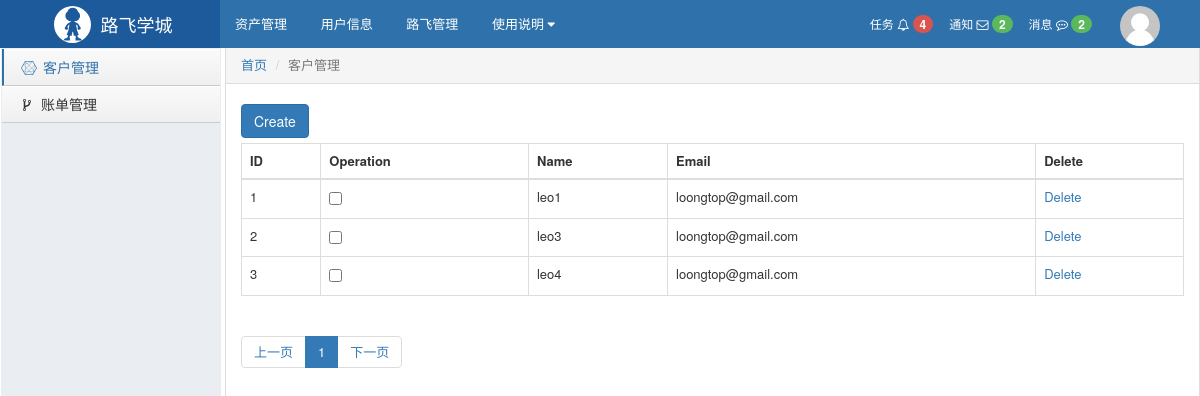
The app's page /shop/userinfo/read/ with its own data.
### shop/models.py (models this page shows, shortened)
class UserInfo(models.Model):
    name = models.CharField(verbose_name='Name', max_length=32)
    gender_choices = (
        (1, 'mail'),
        (2, 'female'),
    )
    gender = models.IntegerField(verbose_name='Gender', choices=gender_choices, default=1)
    classes_choice = (
        (11, 'full stack Phase 1'),
        (12, 'full stack Phase 2'),
        (11, 'full stack Phase 3'),
    )
    classes = models.IntegerField(verbose_name='Class', choices=classes_choice, default=11)
    age = models.CharField(verbose_name='Age', max_length=32)
    email = models.CharField(verbose_name='Email', max_length=32)
    depart = models.ForeignKey(verbose_name='Department', to='Department', on_delete=models.CASCADE)

### crud/factory/products/read.py (the view)
    def read(self, request):
        objects = self.model_class.objects.all()
        cnt = objects.count()
        params = request.GET.copy()
        params._mutable = True
        pager = Pagination(
            current_page=request.GET.get('page'),
            all_count=cnt,
            base_url=request.path_info,
            query_params=params,
            per_page=self.per_page_count,
        )
        data_list = objects[pager.start: pager.end]
        data_pack = DataPack(self, data_list, pager, )
        create_btn = self.get_create_btn()
        return render(request, 'crud/changelist.html', {'data_pack': data_pack, 'create_btn': create_btn,})

### crud/factory/components/operation.py (called while the page is built)
    @staticmethod
    def checkbox(param, obj: models.Model = None, is_header=None):
        if is_header:
            return "Operation"
        return mark_safe(f'<input type="checkbox" name="pk" value="{obj.pk}" />')

    @staticmethod
    def delete(param: dict, obj: models.Model = None, is_header=None):
        if is_header:
            return "Delete"
        url = Operation.reverse_url(param, pk=obj.pk)
        return mark_safe(f'<a href="{url}">Delete</a>')

    @staticmethod
    def reverse_url(param: dict, *args, **kwargs):
        namespace = param.get('namespace')
        url_name = param.get('url_name')
        request = param.get('request')
        fullname = f'{namespace}:{url_name}'
        base_url = reverse(fullname, args=args, kwargs=kwargs)
        if not request.GET:
            add_url = base_url
        else:
            param = request.GET.urlencode()
            new_query_dict = QueryDict(mutable=True)
            new_query_dict['_filter'] = param
            url_encode = new_query_dict.urlencode()
            add_url = f"{base_url}?{url_encode}"
        return add_url

### crud/factory/products/handler.py (called while the page is built)
    def get_app_model_name(self, param):
        app_label = self.model_class._meta.app_label
        model_name = self.model_class._meta.model_name
        if self.prev:
            return f'{app_label}_{model_name}_{self.prev}_{param}'
        return f'{app_label}_{model_name}_{param}'

    def reverse_url(self, name,  *args, **kwargs):
        reverse_name = f"{self.name_dict.get('namespace')}:{self.get_app_model_name(name)}"
        if name == 'update':
            base_url = reverse(reverse_name)
        base_url = reverse(reverse_name, args=args, kwargs=kwargs)
        if not self.request.GET:
            add_url = base_url
        else:
            param = self.request.GET.urlencode()
            new_query_dict = QueryDict(mutable=True)
            new_query_dict['_filter'] = param
            add_url = f'{base_url}?{param}'
        return add_url

### crud/factory/products/read.py (called while the page is built)
    @property
    def display(self):
        value = []
        value.extend(self.display_list)
        return value

    def get_create_btn(self):
        if self.has_create_btn:
            create_url = self.reverse_url('create')
            return f'<a class="btn btn-primary" href="{create_url}">Create</a>'
        return None

### crud/templatetags/head_data_list.py (called while the page is built)
@register.inclusion_tag('crud/head_data_list.html')
def head_data_list(data_pack):
    return {'head_list': get_head(data_pack), 'data_list': get_data(data_pack)}

### crud/templates/crud/changelist.html (shortened to what this page needs)
{% extends 'base.html' %}
{% load head_data_list %}
{% block content %}
    <div class="luffy-container">
        <form method="post">
            {% if create_btn %}
                <div style="margin: 5px 0;float: left">
                    {{ create_btn | safe }}
                </div>
            {% endif %}
            <div>
                {% head_data_list data_pack %}
            </div>
        </form>
        <nav>
            <ul class="pagination float: left" >
                {{ data_pack.pager.page_html|safe }}
            </ul>
        </nav>
    </div>
{% endblock %}

### crud/templates/crud/head_data_list.html
<table class="table table-bordered">
    <thead>
    <tr>
        <th>ID</th>
        {% for item in head_list %}
            <th>{{ item }}</th>
        {% endfor %}
    </tr>
    </thead>
    <tbody>
    {% for row in data_list %}
        <tr>
            <td>{{ forloop.counter }}</td>
            {% for ele in row %}
                <td> {{ ele }}</td>
            {% endfor %}
        </tr>
    {% endfor %}
    </tbody>
</table>

### crud/static/crud/css/commons.css (style rules this page uses)
body { margin: 0; }
.left { float: left; }

### crud/templates/base.html (style rules this page uses)
body { margin: 0; }
.luffy-container { padding: 15px; }

### records on screen
UserInfo: row "leo1" "loongtop@gmail.com"
UserInfo: row "leo3" "loongtop@gmail.com"
UserInfo: row "leo4" "loongtop@gmail.com"

### other values on screen
{{ create_btn | safe }} "Create"
{{ item }} "Operation" "Name" "Email" "Delete"
{{ ele }} "Delete" "Delete" "Delete"
{{ data_pack.pager.page_html|safe }} "上一页 1 下一页"
